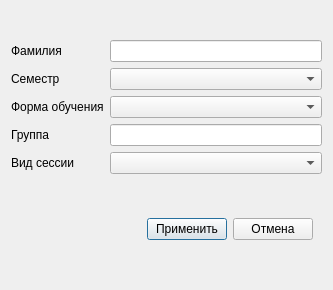
<?xml version="1.0" encoding="UTF-8"?>
<ui version="4.0">
 <class>newLesson</class>
 <widget class="QDialog" name="newLesson">
  <property name="geometry">
   <rect>
    <x>0</x>
    <y>0</y>
    <width>333</width>
    <height>290</height>
   </rect>
  </property>
  <property name="windowTitle">
   <string>Dialog</string>
  </property>
  <layout class="QGridLayout" name="gridLayout_2">
   <item row="0" column="0">
    <layout class="QGridLayout" name="gridLayout">
     <item row="0" column="0">
      <widget class="QLabel" name="label">
       <property name="text">
        <string>Фамилия</string>
       </property>
      </widget>
     </item>
     <item row="3" column="0">
      <widget class="QLabel" name="label_4">
       <property name="text">
        <string>Группа</string>
       </property>
      </widget>
     </item>
     <item row="4" column="0">
      <widget class="QLabel" name="label_5">
       <property name="text">
        <string>Вид сессии</string>
       </property>
      </widget>
     </item>
     <item row="1" column="0">
      <widget class="QLabel" name="label_3">
       <property name="text">
        <string>Семестр</string>
       </property>
      </widget>
     </item>
     <item row="4" column="1">
      <widget class="QComboBox" name="comboBox_3"/>
     </item>
     <item row="0" column="1">
      <widget class="QLineEdit" name="lineEdit"/>
     </item>
     <item row="1" column="1">
      <widget class="QComboBox" name="comboBox_2"/>
     </item>
     <item row="3" column="1">
      <widget class="QLineEdit" name="lineEdit_2"/>
     </item>
     <item row="2" column="1">
      <widget class="QComboBox" name="comboBox"/>
     </item>
     <item row="2" column="0">
      <widget class="QLabel" name="label_2">
       <property name="text">
        <string>Форма обучения</string>
       </property>
      </widget>
     </item>
    </layout>
   </item>
   <item row="1" column="0" alignment="Qt::AlignmentFlag::AlignRight">
    <widget class="QWidget" name="widget" native="true">
     <property name="sizePolicy">
      <sizepolicy hsizetype="Preferred" vsizetype="Fixed">
       <horstretch>0</horstretch>
       <verstretch>0</verstretch>
      </sizepolicy>
     </property>
     <property name="minimumSize">
      <size>
       <width>0</width>
       <height>20</height>
      </size>
     </property>
     <layout class="QGridLayout" name="gridLayout_3">
      <item row="0" column="0">
       <widget class="QPushButton" name="applyButton">
        <property name="sizePolicy">
         <sizepolicy hsizetype="Fixed" vsizetype="Fixed">
          <horstretch>0</horstretch>
          <verstretch>0</verstretch>
         </sizepolicy>
        </property>
        <property name="text">
         <string>Применить</string>
        </property>
       </widget>
      </item>
      <item row="0" column="1">
       <widget class="QPushButton" name="closeButton">
        <property name="sizePolicy">
         <sizepolicy hsizetype="Fixed" vsizetype="Fixed">
          <horstretch>0</horstretch>
          <verstretch>0</verstretch>
         </sizepolicy>
        </property>
        <property name="text">
         <string>Отмена</string>
        </property>
       </widget>
      </item>
     </layout>
    </widget>
   </item>
  </layout>
 </widget>
 <resources/>
 <connections/>
</ui>
